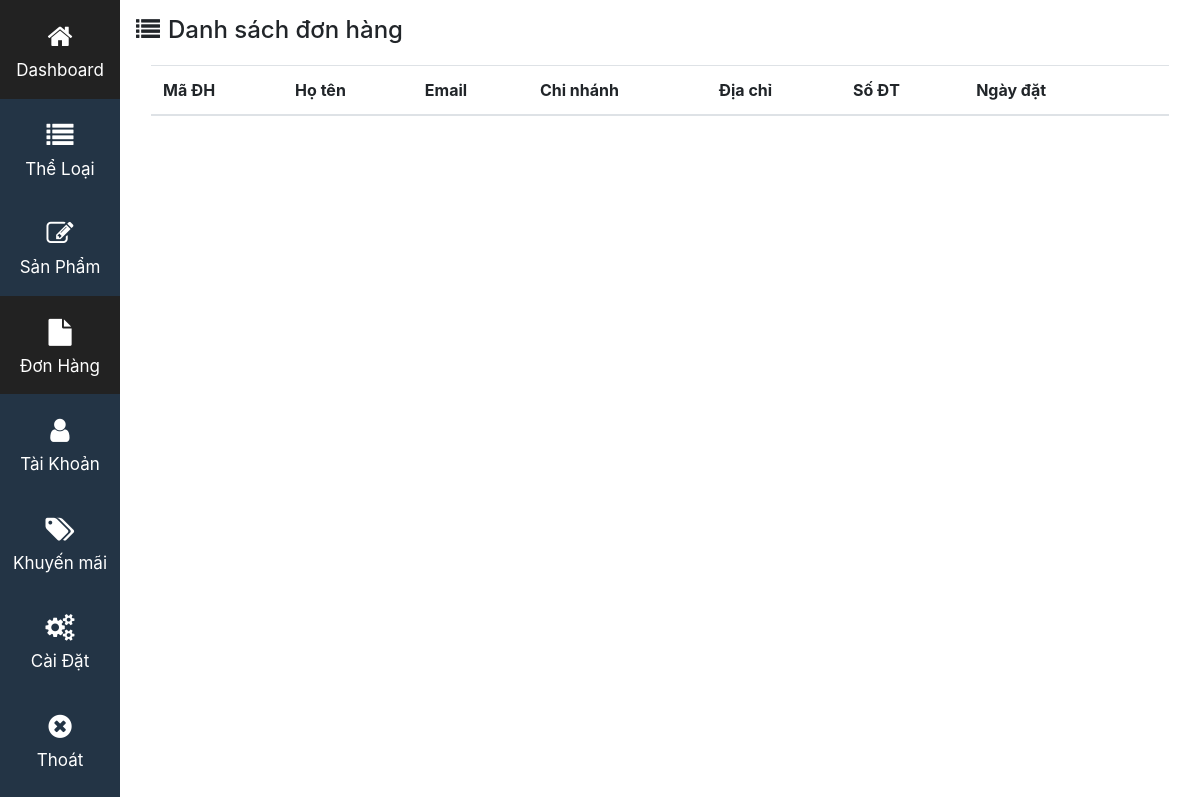
Page /Admin/?menu=donhang (signed in) on the earlier database version.
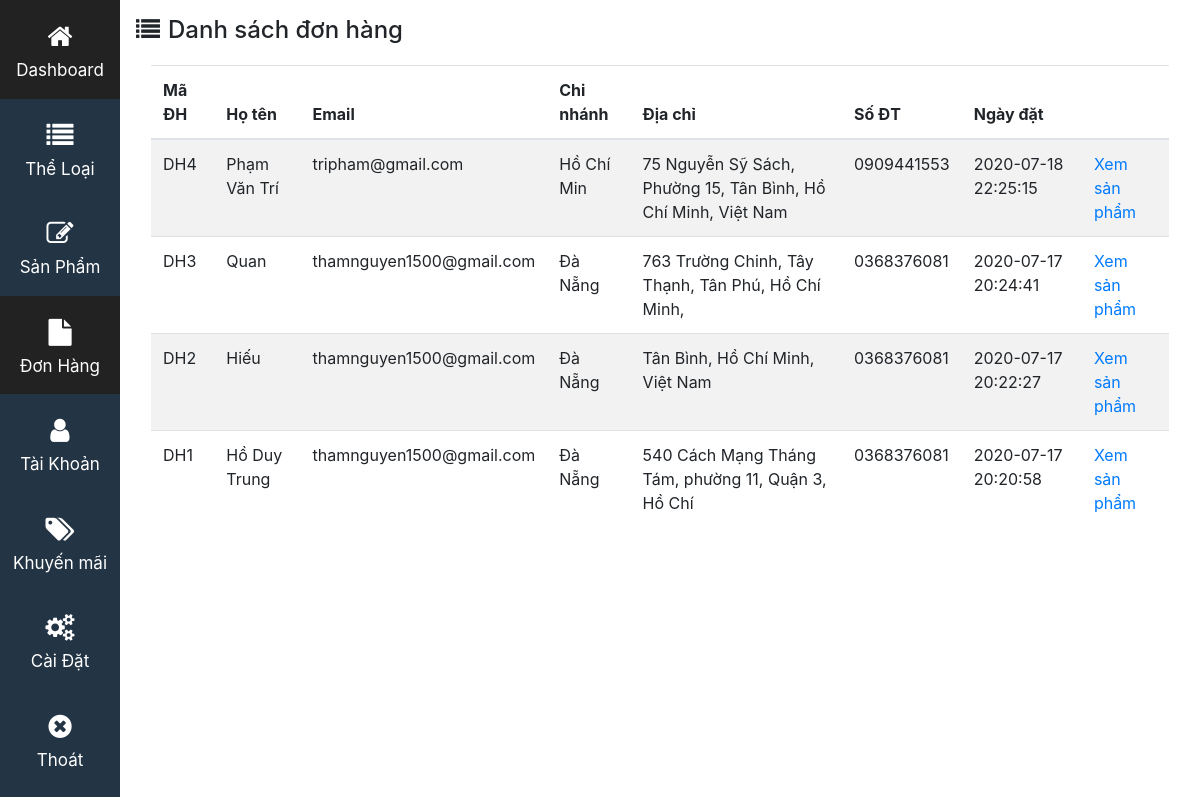
Same page on the later database version.
### tables this page shows
CREATE TABLE IF NOT EXISTS `donhang` (
  `maDH` varchar(5) NOT NULL,
  `hoten` varchar(30) NOT NULL,
  `email` varchar(30) NOT NULL,
  `chinhanh` varchar(30) NOT NULL,
  `DiaChiNhanHang` varchar(300) NOT NULL,
  `SoDT` varchar(10) NOT NULL,
  `ngaydat` timestamp NOT NULL DEFAULT CURRENT_TIMESTAMP,
  PRIMARY KEY (`maDH`)
);

### Admin/chucnang/donhang/index.php (the view, shortened to what this page needs)
<?php
	include('./chucnang/connect.php');
	$cmd2='select * from donhang order by ngaydat DESC ';
	$limit=6;
	if(isset($_GET['page']))
		$start=(((int) $_GET['page'])-1)*$limit;
	else
		$start=0;
	$donhang=$conn->prepare($cmd2.' limit '.$start.','.$limit);
	$donhang->execute();
?>
<h4><i class="fa fa-list mr-2 my-3"></i>Danh sách đơn hàng</h4>
<div class="col-12">
<table class="table table-striped">
   <thead>
      <tr>
  		 <th>Mã ĐH</th>
         <th>Họ tên</th>
         <th>Email</th>
         <th>Chi nhánh</th>
         <th>Địa chỉ</th>
         <th>Số ĐT</th>
         <th>Ngày đặt</th>
         <th></th>
      </tr>
   </thead>
   <tbody>
   	<?php
   		while ($row=$donhang->fetch(PDO::FETCH_ASSOC)) {
   			echo '
				<tr>
			      	 <td>'.$row['maDH'].'</td>
			         <td>'.$row['hoten'].'</td>
					 <td>'.$row['email'].'</td>
					 <td>'.$row['chinhanh'].'</td>
					 <td>'.$row['DiaChiNhanHang'].'</td>
					 <td>'.$row['SoDT'].'</td>
					 <td>'.$row['ngaydat'].'</td>
					 <td><a href="./chucnang/donhang/xem.php?maDH='.$row['maDH'].'">Xem sản phẩm</a></td>
			      </tr>
   			';
   		}
   	?>
   </tbody>
</table>
</div><br>

Differences in the rows shown:
added donhang: maDH "DH4", hoten "Phạm Văn Trí", email "tripham@gmail.com", chinhanh "Hồ Chí Min", DiaChiNhanHang "75 Nguyễn Sỹ Sách, Phường 15, Tân Bình, Hồ Chí Minh, Việt Nam", SoDT "0909441553", ngaydat "2020-07-18 22:25:15"
added donhang: maDH "DH3", hoten "Quan", email "thamnguyen1500@gmail.com", chinhanh "Đà Nẵng", DiaChiNhanHang "763 Trường Chinh, Tây Thạnh, Tân Phú, Hồ Chí Minh,", SoDT "0368376081", ngaydat "2020-07-17 20:24:41"
added donhang: maDH "DH2", hoten "Hiếu", email "thamnguyen1500@gmail.com", chinhanh "Đà Nẵng", DiaChiNhanHang "Tân Bình, Hồ Chí Minh, Việt Nam", SoDT "0368376081", ngaydat "2020-07-17 20:22:27"
added donhang: maDH "DH1", hoten "Hồ Duy Trung", email "thamnguyen1500@gmail.com", chinhanh "Đà Nẵng", DiaChiNhanHang "540 Cách Mạng Tháng Tám, phường 11, Quận 3, Hồ Chí", SoDT "0368376081", ngaydat "2020-07-17 20:20:58"
